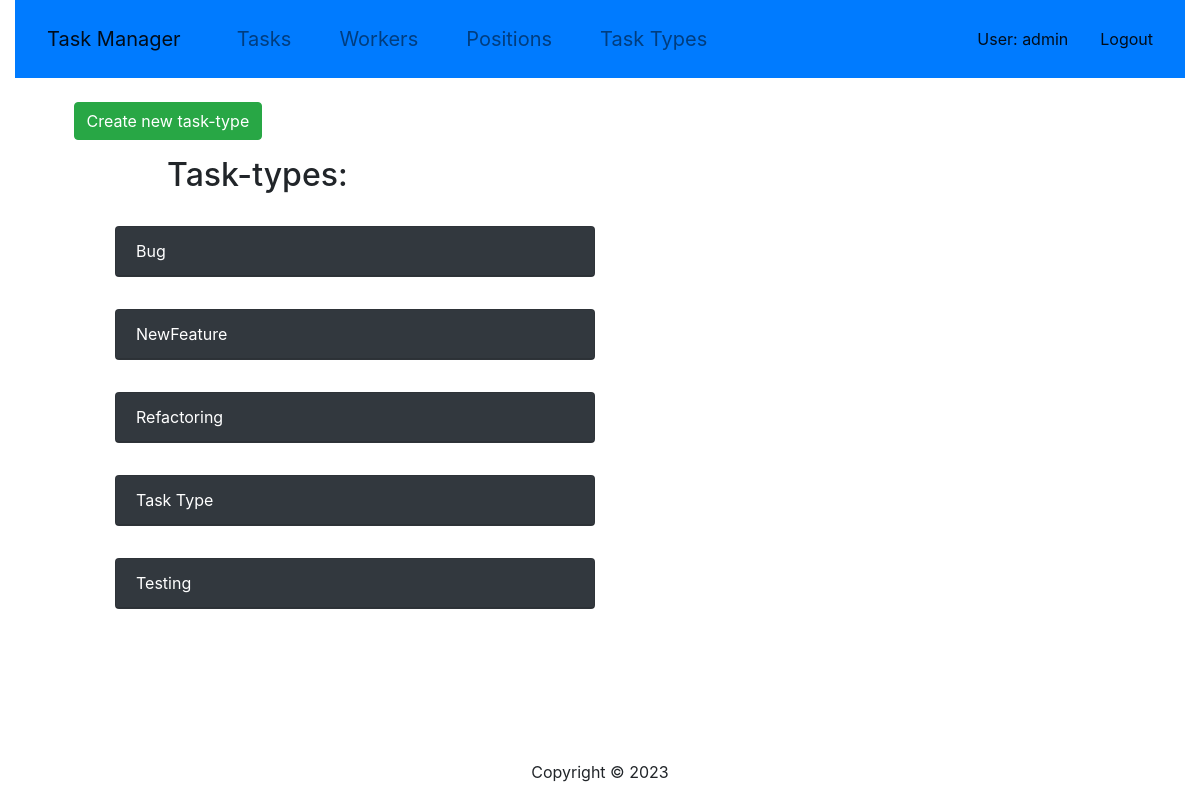
Page /task-types/ (signed in) on the committed database.
### task_manager/models.py (models this page shows, shortened)
class Worker(AbstractUser):
    photo = models.ImageField(upload_to="images/%Y/%m/%d", blank=True, null=True)
    position = models.ForeignKey(
        Position, on_delete=models.CASCADE, blank=True, null=True
    )
    class Meta:
        ordering = ["position"]
    def get_absolute_url(self):
        return reverse("task-manager:worker-detail", kwargs={"pk": self.pk})

class TaskType(models.Model):
    name = models.CharField(max_length=63, unique=True)
    class Meta:
        ordering = ["name"]

### task_manager/views.py (the view)
# urls.py: path("task-types/", TaskTypeListView.as_view(), name="task-type-list"),
class TaskTypeListView(LoginRequiredMixin, generic.ListView):
    model = TaskType
    paginate_by = 6

### templates/task_manager/tasktype_list.html (shortened to what this page needs)
{% extends "base.html" %}
{% block content %}
  <br>
  <a class="btn btn-success" href="{% url 'task_manager:task-types-create' %}" style="margin-left: 5%;">
      Create new task-type
  </a>
  <h2 style="margin-left: 13%;" >Task-types: </h2>
    {% for task_type in tasktype_list %}
      <a class="container" href="{% url "task_manager:task-type-detail" pk=task_type.pk %}" style="text-decoration: none;">
      <div class="card text-white bg-dark mb-2" style="max-width: 30rem; margin-left: 100px;">
        <div class="card-header">
          {{ task_type.name }}
        </div>
      </div>
      </a>
      {% empty %}
      <p>There are no task-types...</p>
    {% endfor %}
{% endblock %}

### templates/includes/sidebar.html (shortened to what this page needs)
<nav class="navbar navbar-expand-lg navbar-light bg-primary active">
  <a class="navbar-brand btn-lg" href="{% url "task-manager:index" %}">Task Manager</a>
  <div class="collapse navbar-collapse" id="navbarText">
    <ul class="navbar-nav mr-auto">
      <li class="nav-item btn-lg ">
        <a class="nav-link" href="{% url "task-manager:task-list" %}">Tasks</a>
      </li>
      <li class="nav-item btn-lg ">
        <a class="nav-link" href="{% url "task-manager:worker-list" %}">Workers</a>
      </li>
      <li class="nav-item btn-lg ">
        <a class="nav-link" href="{% url "task-manager:position-list" %}">Positions</a>
      </li>
      <li class="nav-item btn-lg ">
        <a class="nav-link" href="{% url "task-manager:task-type-list" %}">Task Types</a>
      </li>
    </ul>
    {% if user.is_authenticated %}
      <span class="navbar-text">
        <a class="nav-link" href="{{ user.get_absolute_url }}">User: {{ user.get_username }}</a>
      </span>
      <span class="navbar-text">
        <a class="nav-link" href="{% url 'logout'%}?next={{request.path}}">Logout</a>
      </span>
      {% endif %}
  </div>
</nav>

### static/css/styles.css (style rules this page uses)
* { box-sizing: border-box; }
body { margin: 0; display: flex; align-items: center; justify-content: center; height: max-content; }
a { text-decoration: none; }

### rows in the picture
Worker: get_username "admin"
TaskType: name "Bug"
TaskType: name "NewFeature"
TaskType: name "Refactoring"
TaskType: name "Task Type"
TaskType: name "Testing"
